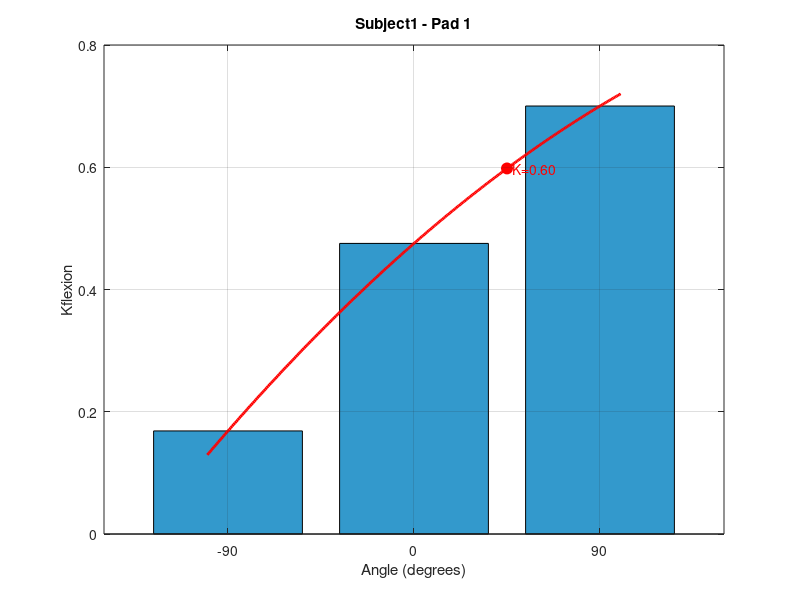
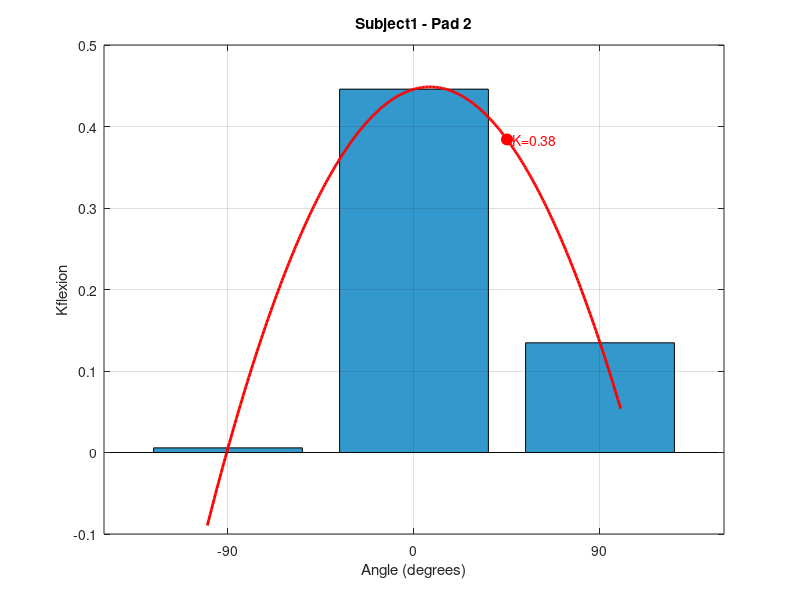
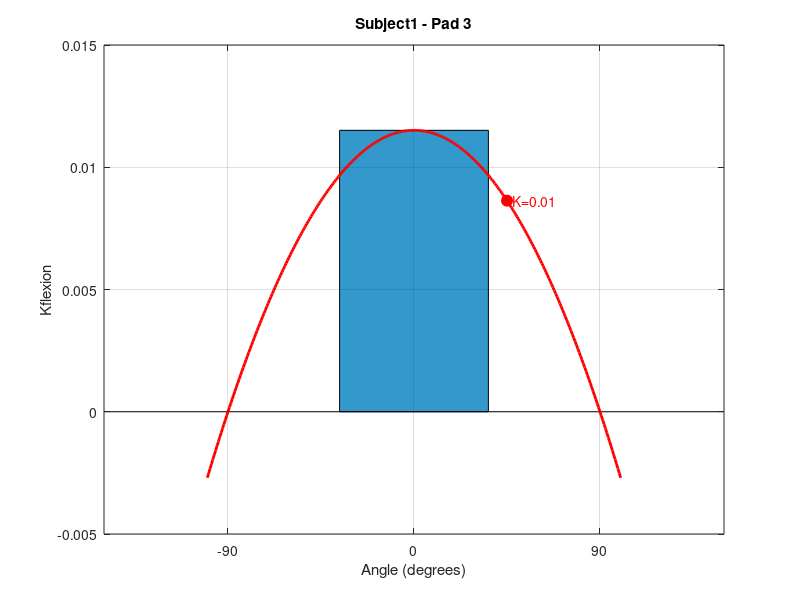
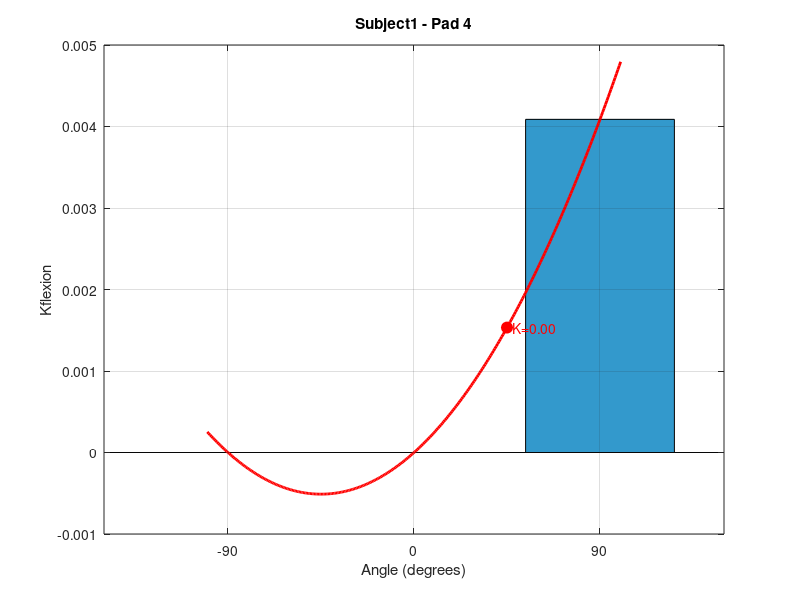

Write the MATLAB code that produced these figures, in order. (Note: this script raises an error after producing the figures.)
clear all
close all
clc

load('Metrics2'); % carga Kflexion

subjectNames = {'Subject1' ,'Subject2', 'Subject3', 'Subject4','Subject5','Subject6','Subject7','Subject8', 'Subject9', 'Subject10'}; % Lista de sujetos

trial_index = [5, 9, 10];        % Nos interesan los trials 5, 9 y 10
angles      = [0,  90, -90];     % Ángulos asociados a esos trials
[angles_sorted, sort_idx] = sort(angles);  % Orden: -90, 0, 90

anglesQuery = -90 : 5 : 90;       % Ángulos para interpolar K
nQuery      = numel(anglesQuery);

for s = 1:numel(subjectNames)
    subj = subjectNames{s};
    fprintf('Procesando %s...\n\n', subj);
    
    % Variables para este sujeto
    initialK_values = zeros(15, 1);
    coeficcients    = zeros(15, 3);
    
    % Extraer datos de Kflexion para el sujeto actual
    KmatFull = Kflexion.(subj);  % dimensión [nTrials x 3 angulos oficiales x 15 pads]
    
    for pad = 1:15
        % 1) Extraer las filas correspondientes a este pad (size = nTrials × 3)
        Kvalues = squeeze(KmatFull(:, :, pad));  % e.g. 14×3 si hay 14 trials
        
        % 2) Seleccionar solo los trials 5, 9 y 10 → 3×3
        selected_trials = Kvalues(trial_index, :);
        trial_means     = mean(selected_trials, 2, 'omitnan');  % 3×1
        trial_means(trial_means < 0) = 0;
        
        % 3) Guardar initialK = media del trial 5 (primer elemento)
        %Valor incial de k por pad, media del trial 5 (0 grados)
        initialK_values(pad) = trial_means(1);
        
        % 4) Ordenar para ajustar la parábola
        tm_sorted  = trial_means(sort_idx);
        ang_sorted = angles_sorted(:);
        tm_sorted = tm_sorted(:);
        
        % 5) Ajuste cuadrático: K(θ) = a*θ^2 + b*θ + c
        p = polyfit(ang_sorted, tm_sorted, 2);
        coeficcients(pad, :) = p;
        
        
        figure;
        bar(angles_sorted, tm_sorted, 'FaceColor', [0.2 0.6 0.8]);
        xlabel('Angle (degrees)');
        ylabel('Kflexion');
        title(sprintf('%s - Pad %d', subj, pad));
        xticks(angles_sorted);
        grid on;
        hold on;
        
        x_fit = linspace(min(ang_sorted)-10, max(ang_sorted)+10, 300);
        y_fit = polyval(p, x_fit);
        plot(x_fit, y_fit, 'r-', 'LineWidth', 2);
        
        angle_query = 45;
        K_interp = polyval(p, angle_query);
        plot(angle_query, K_interp, 'ro', 'MarkerSize', 8, 'MarkerFaceColor', 'r');
        text(angle_query, K_interp, sprintf('  K=%.2f', K_interp), 'Color', 'r', 'FontSize', 10);
        hold off;
        
    end
    
    % 6) Guardar initialK_values para este sujeto
    outInitFile = sprintf('InitialK_values_%s.csv', subj);
    writematrix(initialK_values, outInitFile);
    fprintf('  Guardado: %s\n', outInitFile);
    
    % 7) Interpolar para obtener Kstable (15×nQuery)
    % Los Ks que se guardan en la tabla sonlso valores del modelo de
    % observación
    kInterp = zeros(15, nQuery);  %para cada sujeto, y para los 15 pads de cada sujeto
    for pad = 1:15 %obtengo coefs de la ec que define al recta de cada punto  k de cada pad
        a = coeficcients(pad, 1);
        b = coeficcients(pad, 2);
        c = coeficcients(pad, 3);
        
        Ki = a*anglesQuery.^2 + b*anglesQuery + c;
        Ki(Ki < 0) = 0; %guardo el valor de k para cada ángulo comprendido entre -90 y 90
        kInterp(pad, :) = Ki;
    end
    
    % 8) Preparar encabezados para CSV de Kstable
    PadID  = (1:15)';
    header = cell(1, nQuery+1);
    header{1} = 'PadID';
    for j = 1:nQuery
        header{j+1} = sprintf('%+d°', anglesQuery(j));
    end
    dataCells = num2cell([PadID, kInterp]);
    outCell   = [header; dataCells];
    
    % 9) Guardar Kstable para este sujeto
    outKFile = sprintf('Kstable_%s.csv', subj);
    writecell(outCell, outKFile);
    fprintf('  Guardado: %s\n\n', outKFile);
end

fprintf('¡Todos los sujetos han sido procesados!\n');
